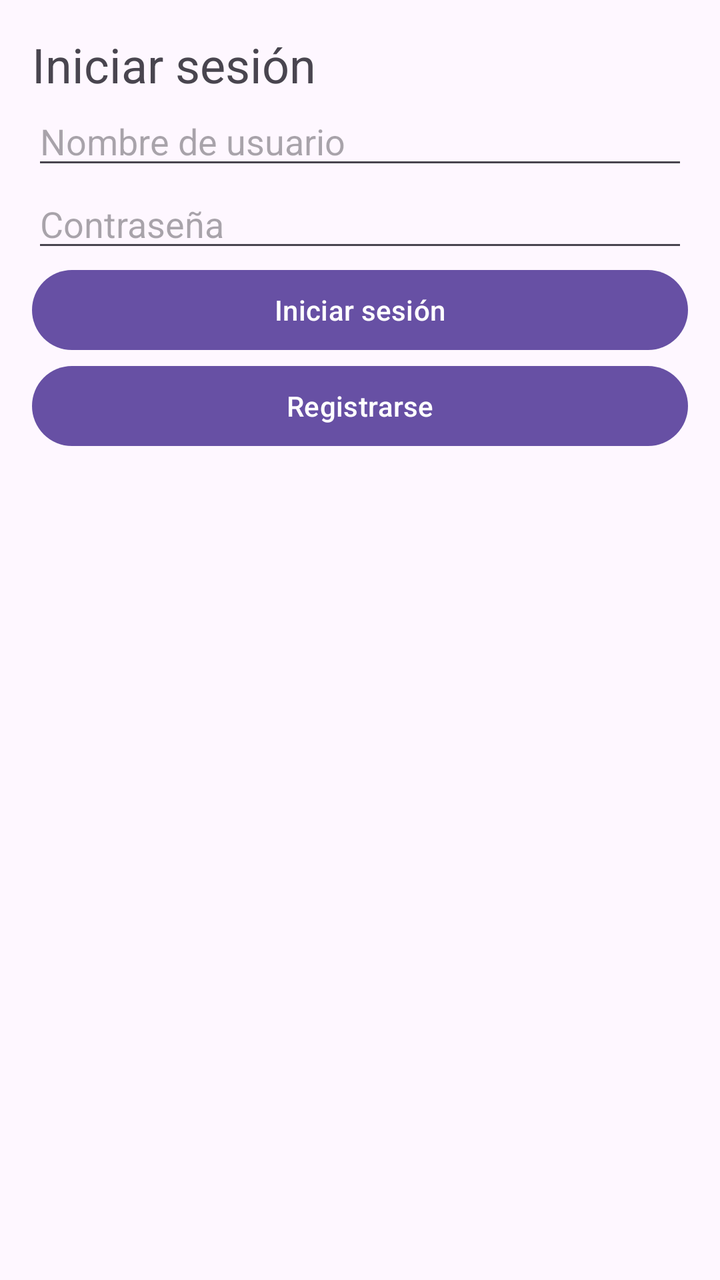
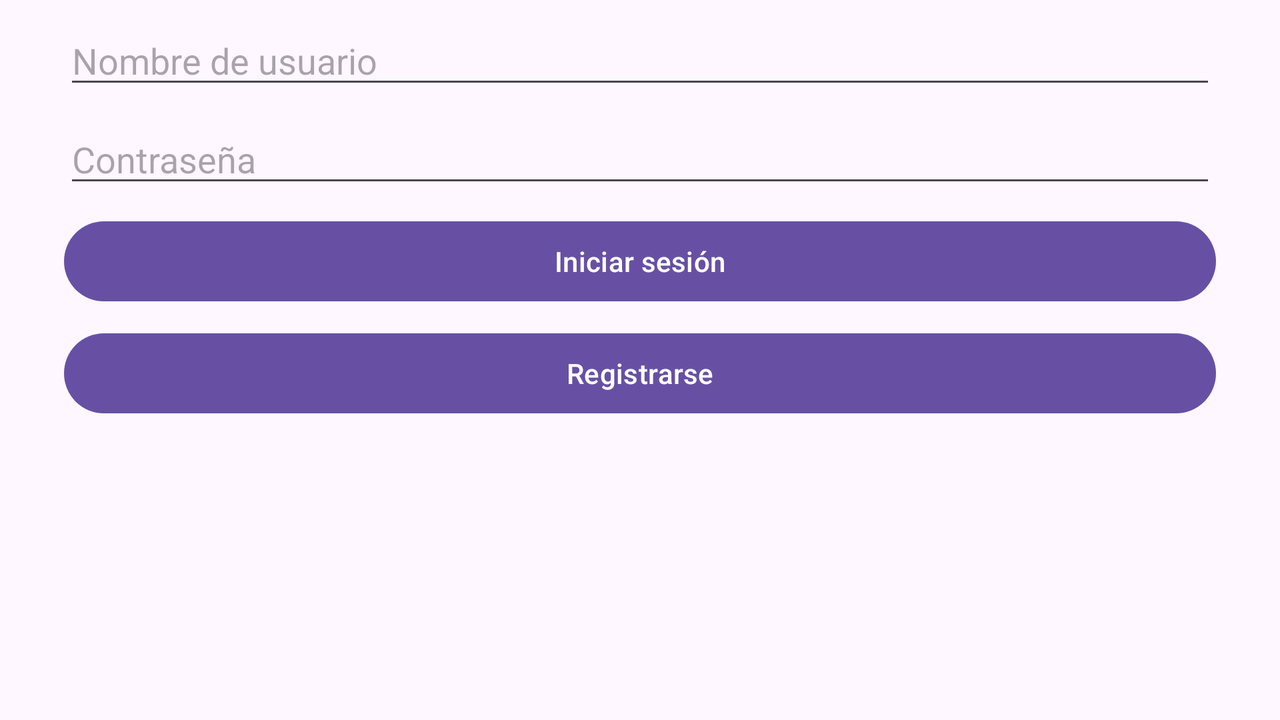

First picture: res/layout/ on a phone held upright. Second picture: the repository's own variant of that layout, on a device whose configuration matches the variant's folder. Source for both follows.
<!-- AndroidManifest.xml: application theme Theme.Parcial_PlanetApp_RAQS -->
<!-- res/layout/activity_main.xml -->
<?xml version="1.0" encoding="utf-8"?>
<LinearLayout
    xmlns:android="http://schemas.android.com/apk/res/android"
    android:orientation="vertical"
    android:layout_width="match_parent"
    android:layout_height="match_parent"
    android:padding="16dp">

    <TextView
        android:text="@string/login"
        android:textSize="24sp"
        android:layout_width="wrap_content"
        android:layout_height="wrap_content"/>

    <EditText
        android:id="@+id/username"
        android:hint="@string/username"
        android:layout_width="match_parent"
        android:layout_height="wrap_content"/>

    <EditText
        android:id="@+id/password"
        android:hint="@string/password"
        android:inputType="textPassword"
        android:layout_width="match_parent"
        android:layout_height="wrap_content"/>

    <Button
        android:id="@+id/loginButton"
        android:text="@string/login"
        android:layout_width="match_parent"
        android:layout_height="wrap_content"/>

    <Button
        android:id="@+id/registerButton"
        android:text="@string/register"
        android:layout_width="match_parent"
        android:layout_height="wrap_content"/>
</LinearLayout>
<!-- resources referenced by this layout -->
<resources>
  <string name="login">Iniciar sesión</string>
  <string name="password">Contraseña</string>
  <string name="register">Registrarse</string>
  <string name="username">Nombre de usuario</string>
  <style name="Theme.Parcial_PlanetApp_RAQS" parent="Base.Theme.Parcial_PlanetApp_RAQS" />
  <style name="Base.Theme.Parcial_PlanetApp_RAQS" parent="Theme.Material3.DayNight.NoActionBar">
          
          
      </style>
</resources>
<!-- res/layout-land/activity_main.xml (the repository's variant of the layout above) -->
<!-- drawn on the phone turned sideways -->
<?xml version="1.0" encoding="utf-8"?>
<androidx.constraintlayout.widget.ConstraintLayout xmlns:android="http://schemas.android.com/apk/res/android"
    xmlns:app="http://schemas.android.com/apk/res-auto"
    xmlns:tools="http://schemas.android.com/tools"
    android:layout_width="match_parent"
    android:layout_height="match_parent"
    tools:context=".MainActivity">

    <EditText
        android:id="@+id/username"
        android:layout_width="0dp"
        android:layout_height="wrap_content"
        android:hint="@string/username"
        app:layout_constraintTop_toTopOf="parent"
        app:layout_constraintStart_toStartOf="parent"
        app:layout_constraintEnd_toEndOf="parent"
        android:layout_marginTop="8dp"
        android:layout_marginStart="32dp"
        android:layout_marginEnd="32dp"/>

    <EditText
        android:id="@+id/password"
        android:layout_width="0dp"
        android:layout_height="wrap_content"
        android:hint="@string/password"
        android:inputType="textPassword"
        app:layout_constraintTop_toBottomOf="@+id/username"
        app:layout_constraintStart_toStartOf="parent"
        app:layout_constraintEnd_toEndOf="parent"
        android:layout_marginTop="8dp"
        android:layout_marginStart="32dp"
        android:layout_marginEnd="32dp"/>

    <Button
        android:id="@+id/loginButton"
        android:layout_width="0dp"
        android:layout_height="wrap_content"
        android:text="@string/login"
        app:layout_constraintTop_toBottomOf="@+id/password"
        app:layout_constraintStart_toStartOf="parent"
        app:layout_constraintEnd_toEndOf="parent"
        android:layout_marginTop="8dp"
        android:layout_marginStart="32dp"
        android:layout_marginEnd="32dp"/>

    <Button
        android:id="@+id/registerButton"
        android:layout_width="0dp"
        android:layout_height="wrap_content"
        android:text="@string/register"
        app:layout_constraintTop_toBottomOf="@+id/loginButton"
        app:layout_constraintStart_toStartOf="parent"
        app:layout_constraintEnd_toEndOf="parent"
        android:layout_marginTop="8dp"
        android:layout_marginStart="32dp"
        android:layout_marginEnd="32dp"/>
</androidx.constraintlayout.widget.ConstraintLayout>
